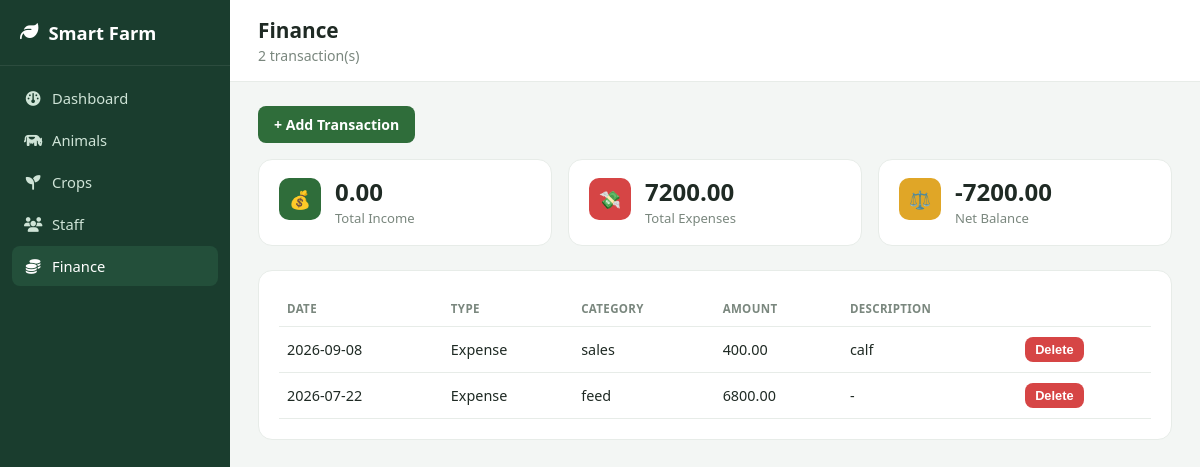
Page /finance on the earlier database version.
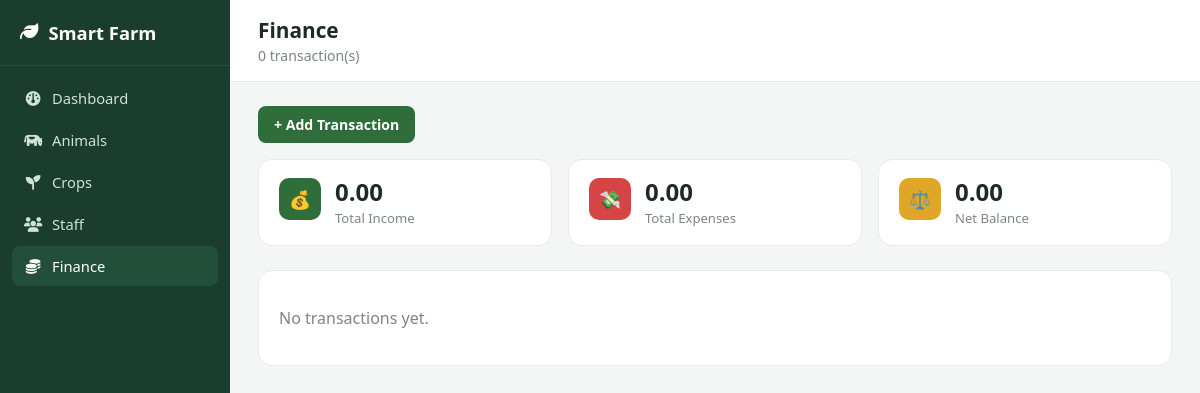
Same page on the later database version.
### models.py (models this page shows)
class Transaction(db.Model):
    __tablename__ = "transactions"
    id = db.Column(db.Integer, primary_key=True)
    date = db.Column(db.Date, default=date.today)
    type = db.Column(db.String(10), nullable=False)  # Income or Expense
    amount = db.Column(db.Float, nullable=False)
    category = db.Column(db.String(50))
    description = db.Column(db.Text)

### app.py (the view)
@app.route("/finance")
def finance():
    all_transactions = Transaction.query.order_by(Transaction.date.desc()).all()
    income = sum(t.amount for t in all_transactions if t.type == "Income")
    expense = sum(t.amount for t in all_transactions if t.type == "Expense")
    return render_template(
        "finance/finance.html",
        transactions=all_transactions,
        income=income,
        expense=expense,
        balance=income - expense,
    )

### templates/finance/finance.html (shortened to what this page needs)
{% extends "base.html" %}
{% block page_title %}Finance{% endblock %}
{% block page_subtitle %}{{ transactions|length }} transaction(s){% endblock %}
{% block content %}
  <div style="margin-bottom:16px;">
    <a href="{{ url_for('add_transaction') }}" class="btn">+ Add Transaction</a>
  </div>
  <div class="stats-grid">
    <div class="stat-card">
      <div class="icon-badge">💰</div>
      <div>
        <div class="value">{{ "%.2f"|format(income) }}</div>
        <div class="label">Total Income</div>
      </div>
    </div>
    <div class="stat-card">
      <div class="icon-badge danger">💸</div>
      <div>
        <div class="value">{{ "%.2f"|format(expense) }}</div>
        <div class="label">Total Expenses</div>
      </div>
    </div>
    <div class="stat-card">
      <div class="icon-badge warning">⚖️</div>
      <div>
        <div class="value">{{ "%.2f"|format(balance) }}</div>
        <div class="label">Net Balance</div>
      </div>
    </div>
  </div>
  <div class="card">
    {% if transactions %}
    <table>
      <thead>
        <tr>
          <th>Date</th><th>Type</th><th>Category</th><th>Amount</th><th>Description</th><th></th>
        </tr>
      </thead>
      <tbody>
        {% for t in transactions %}
        <tr>
          <td>{{ t.date }}</td>
          <td>{{ t.type }}</td>
          <td>{{ t.category or '-' }}</td>
          <td>{{ "%.2f"|format(t.amount) }}</td>
          <td>{{ t.description or '-' }}</td>
          <td>
            <form method="POST" action="{{ url_for('delete_transaction', transaction_id=t.id) }}" style="display:inline;" onsubmit="return confirm('Remove this transaction?');">
              <button type="submit" class="btn" style="background:#d64545; padding:5px 10px; font-size:0.8rem;">Delete</button>
            </form>
          </td>
        </tr>
        {% endfor %}
      </tbody>
    </table>
    {% else %}
    <p style="color:#7a877e;">No transactions yet.</p>
    {% endif %}
  </div>
{% endblock %}

### templates/base.html (shortened to what this page needs)
<!DOCTYPE html>
<html lang="en">
<head>
  <link rel="stylesheet" href="{{ url_for('static', filename='css/style.css') }}">
  <link rel="stylesheet" href="https://cdnjs.cloudflare.com/ajax/libs/font-awesome/6.5.1/css/all.min.css">
</head>
<body>
  <div class="app-shell">
    <div class="sidebar">
<div class="brand"><i class="fa-solid fa-leaf"></i> Smart Farm</div>
      <nav>
        <a href="{{ url_for('dashboard') }}" class="{{ 'active' if request.endpoint=='dashboard' }}">
<span class="icon"><i class="fa-solid fa-gauge"></i></span> Dashboard
        </a>
        <a href="{{ url_for('animals') }}" class="{{ 'active' if request.endpoint in ['animals','add_animal','edit_animal'] }}">
          <span class="icon"><i class="fa-solid fa-cow"></i></span> Animals
        </a>
        <a href="{{ url_for('crops') }}" class="{{ 'active' if request.endpoint in ['crops','add_crop','edit_crop'] }}">
          <span class="icon"><i class="fa-solid fa-seedling"></i></span> Crops
        </a>
        <a href="{{ url_for('staff') }}" class="{{ 'active' if request.endpoint in ['staff','add_staff','edit_staff'] }}">
          <span class="icon"><i class="fa-solid fa-users"></i></span> Staff
        </a>
        <a href="{{ url_for('finance') }}" class="{{ 'active' if request.endpoint in ['finance','add_transaction'] }}">
          <span class="icon"><i class="fa-solid fa-coins"></i></span> Finance
        </a>
      </nav>
    </div>
    <div class="main-area">
      <div class="topbar">
        <div>
          <h1>{% block page_title %}Dashboard{% endblock %}</h1>
          <p class="subtitle">{% block page_subtitle %}Overview of your farm{% endblock %}</p>
        </div>
      </div>
      <div class="container">
        {% block content %}{% endblock %}
      </div>
    </div>
  </div>
</body>
</html>

### static/css/style.css (style rules this page uses)
:root { --sidebar-bg: #1a3d2e; --sidebar-bg-light: #234f3a; --accent: #2f6d3a; --accent-light: #eaf6ee; --bg: #f3f6f4; --card: #ffffff; --text: #1f2a24; --muted: #7a877e; --border: #e7ece8; --danger: #d64545; --warning: #e0a627; --blue: #3b82c4; }
* { box-sizing: border-box; }
body { margin: 0; font-family: "Segoe UI", Arial, sans-serif; background: var(--bg); color: var(--text); }
.app-shell { display: flex; min-height: 100vh; }
.sidebar { width: 230px; background: var(--sidebar-bg); color: #dceee1; flex-shrink: 0; padding: 20px 0; display: flex; flex-direction: column; }
.sidebar .brand { display: flex; align-items: center; gap: 10px; padding: 0 20px 20px; font-size: 1.15rem; font-weight: 700; color: white; border-bottom: 1px solid rgba(255,255,255,0.08); margin-bottom: 12px; }
.sidebar nav { display: flex; flex-direction: column; gap: 2px; padding: 0 12px; }
.sidebar nav a { display: flex; align-items: center; gap: 10px; color: #cfe4d7; text-decoration: none; padding: 10px 12px; border-radius: 8px; font-size: 0.92rem; font-weight: 500; }
.sidebar nav a .icon { width: 18px; text-align: center; }
.sidebar nav a.active { background: var(--sidebar-bg-light); color: white; }
.main-area { flex: 1; min-width: 0; }
.topbar { background: white; border-bottom: 1px solid var(--border); padding: 16px 28px; display: flex; align-items: center; justify-content: space-between; }
.topbar h1 { margin: 0; font-size: 1.3rem; color: var(--text); }
.topbar .subtitle { margin: 2px 0 0; color: var(--muted); font-size: 0.88rem; }
.container { padding: 24px 28px 60px; }
.stats-grid { display: grid; grid-template-columns: repeat(auto-fit, minmax(200px, 1fr)); gap: 16px; margin-bottom: 24px; }
.stat-card { background: var(--card); border: 1px solid var(--border); border-radius: 14px; padding: 18px 20px; display: flex; align-items: flex-start; gap: 14px; }
.stat-card .icon-badge { width: 42px; height: 42px; border-radius: 10px; display: flex; align-items: center; justify-content: center; font-size: 1.1rem; color: white; background: var(--accent); flex-shrink: 0; }
.stat-card .icon-badge.warning { background: var(--warning); }
.stat-card .icon-badge.danger { background: var(--danger); }
.stat-card .value { font-size: 1.5rem; font-weight: 700; color: var(--text); line-height: 1.2; }
.stat-card .label { color: var(--muted); font-size: 0.82rem; margin-top: 2px; }
.card { background: var(--card); border: 1px solid var(--border); border-radius: 14px; padding: 20px; margin-bottom: 20px; }
.btn { display: inline-block; background: var(--accent); color: white; border: none; padding: 9px 16px; border-radius: 8px; cursor: pointer; text-decoration: none; font-size: 0.88rem; font-weight: 600; }

Differences in the rows shown:
removed Transaction: date "2026-09-08", type "Expense", category "sales", amount "400.00", description "calf"
removed Transaction: date "2026-07-22", type "Expense", category "feed", amount "6800.00", description "-"
Other differences:
{{ transactions|length }}: "2" → "0"
{{ "%.2f"|format(expense) }}: "7200.00" → "0.00"
{{ "%.2f"|format(balance) }}: "-7200.00" → "0.00"
text no longer shown: "DATE TYPE CATEGORY AMOUNT DESCRIPTION"
text now shown: "No transactions yet."
